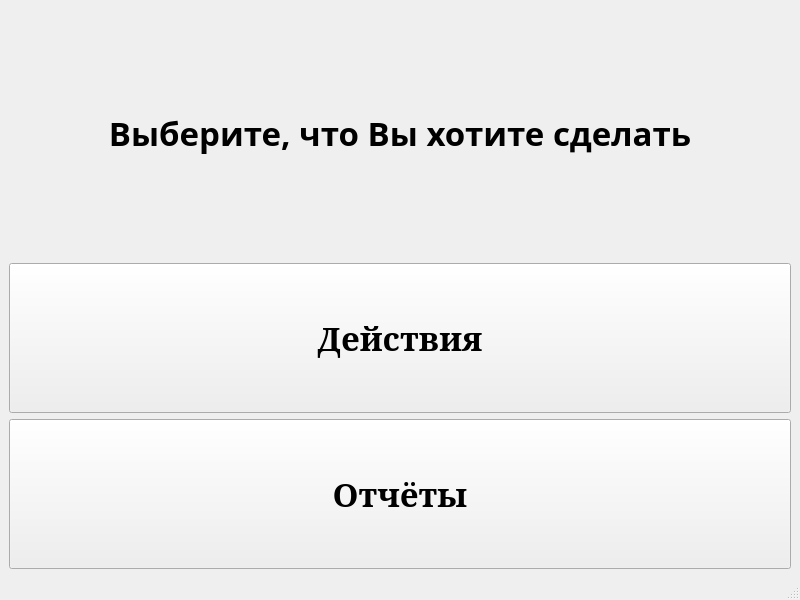
<?xml version="1.0" encoding="UTF-8"?>
<ui version="4.0">
 <class>MainWindow</class>
 <widget class="QMainWindow" name="MainWindow">
  <property name="geometry">
   <rect>
    <x>0</x>
    <y>0</y>
    <width>800</width>
    <height>600</height>
   </rect>
  </property>
  <property name="windowTitle">
   <string>MainWindow</string>
  </property>
  <widget class="QWidget" name="centralwidget">
   <layout class="QVBoxLayout" name="verticalLayout">
    <item>
     <widget class="QLabel" name="Title">
      <property name="font">
       <font>
        <family>Wide Latin</family>
        <pointsize>25</pointsize>
        <italic>false</italic>
        <bold>true</bold>
        <underline>false</underline>
        <strikeout>false</strikeout>
        <kerning>true</kerning>
       </font>
      </property>
      <property name="text">
       <string>Выберите, что Вы хотите сделать</string>
      </property>
      <property name="textFormat">
       <enum>Qt::AutoText</enum>
      </property>
      <property name="scaledContents">
       <bool>false</bool>
      </property>
      <property name="alignment">
       <set>Qt::AlignCenter</set>
      </property>
      <property name="wordWrap">
       <bool>false</bool>
      </property>
     </widget>
    </item>
    <item>
     <widget class="QPushButton" name="Actions">
      <property name="sizePolicy">
       <sizepolicy hsizetype="Minimum" vsizetype="Preferred">
        <horstretch>0</horstretch>
        <verstretch>0</verstretch>
       </sizepolicy>
      </property>
      <property name="maximumSize">
       <size>
        <width>16777215</width>
        <height>150</height>
       </size>
      </property>
      <property name="font">
       <font>
        <family>SimSun</family>
        <pointsize>25</pointsize>
        <bold>true</bold>
       </font>
      </property>
      <property name="text">
       <string>Действия</string>
      </property>
     </widget>
    </item>
    <item>
     <widget class="QPushButton" name="Reports">
      <property name="sizePolicy">
       <sizepolicy hsizetype="Minimum" vsizetype="Preferred">
        <horstretch>0</horstretch>
        <verstretch>0</verstretch>
       </sizepolicy>
      </property>
      <property name="maximumSize">
       <size>
        <width>16777215</width>
        <height>150</height>
       </size>
      </property>
      <property name="font">
       <font>
        <family>SimSun</family>
        <pointsize>25</pointsize>
        <bold>true</bold>
       </font>
      </property>
      <property name="text">
       <string>Отчёты</string>
      </property>
     </widget>
    </item>
   </layout>
  </widget>
  <widget class="QMenuBar" name="menubar">
   <property name="geometry">
    <rect>
     <x>0</x>
     <y>0</y>
     <width>800</width>
     <height>21</height>
    </rect>
   </property>
  </widget>
  <widget class="QStatusBar" name="statusbar"/>
 </widget>
 <resources/>
 <connections/>
</ui>
